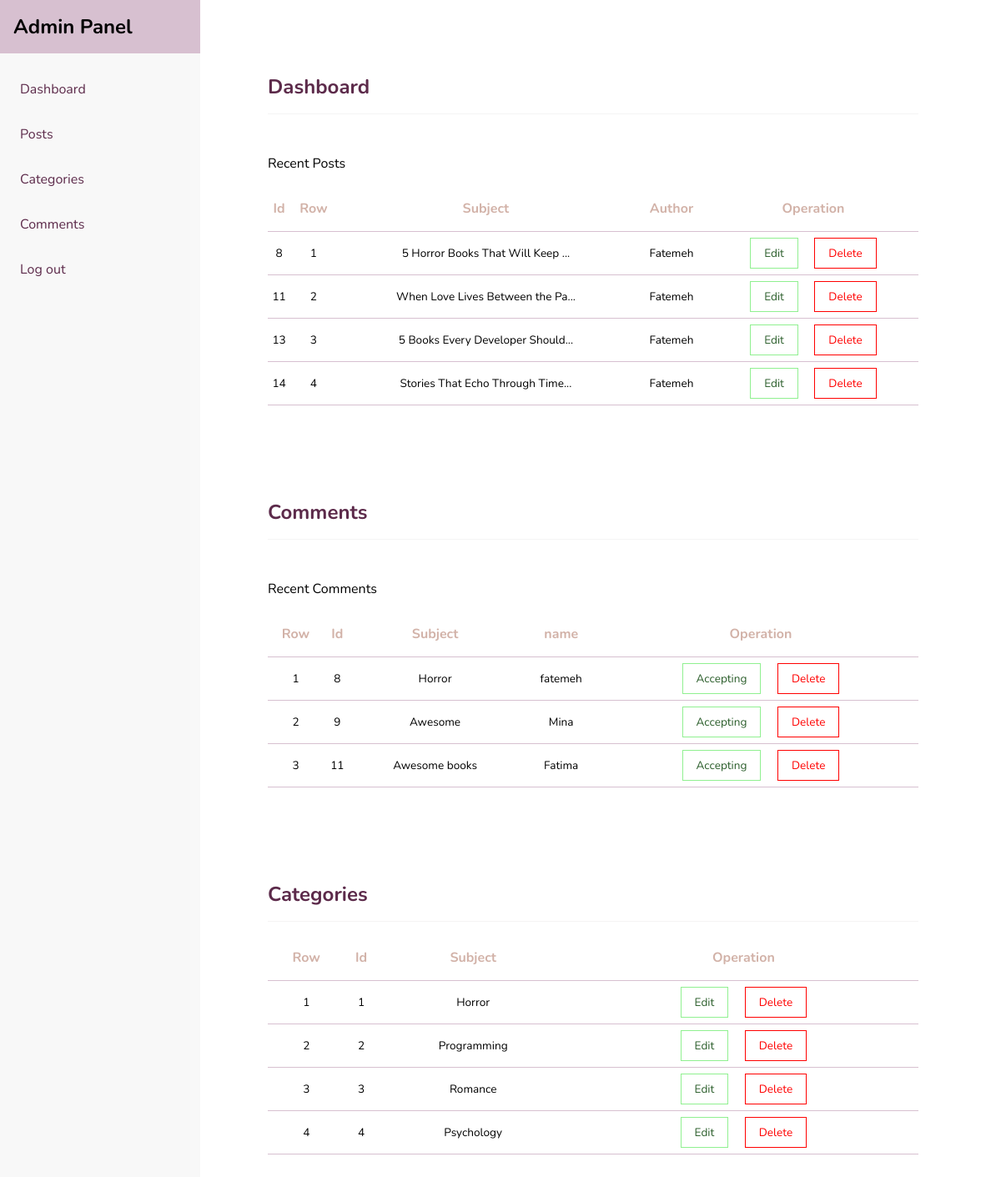
/admin/index.php (signed in), run on the app's committed database.
### tables this page shows
CREATE TABLE `posts` (
  `id` int(11) NOT NULL,
  `title` varchar(255) NOT NULL,
  `content` text NOT NULL,
  `image` varchar(255) NOT NULL,
  `author` varchar(255) NOT NULL,
  `category_id` int(11) NOT NULL,
  `published_date` date DEFAULT NULL,
  `counted_views` int(11) NOT NULL
);

CREATE TABLE `comments` (
  `id` int(11) NOT NULL,
  `name` varchar(255) NOT NULL,
  `body` text NOT NULL,
  `post_id` int(11) NOT NULL,
  `status` tinyint(1) NOT NULL DEFAULT 0,
  `user_email` varchar(255) NOT NULL,
  `subject` varchar(255) NOT NULL,
  `created_date` datetime NOT NULL DEFAULT current_timestamp()
);

CREATE TABLE `categories` (
  `id` int(11) NOT NULL,
  `title` varchar(255) NOT NULL
);

### admin/index.php (the view, shortened to what this page needs)
<?php include 'includes/header.php' ;
$posts = $connection->query("SELECT * FROM posts LIMIT 4");
$comments = $connection->query("SELECT * FROM comments LIMIT 4");
$categories = $connection->query("SELECT * FROM categories LIMIT 4");
?>
<main class="d-flex">
  <?php include 'includes/sidebar.php' ?>
  <div class="content d-flex column-flex">
    <div class="dashboard">
      <h2 class="d_title">Dashboard</h2>
      <p class="recent">Recent Posts</p>
      <table>
        <tr>
          <th>Id</th>
          <th>Row</th>
          <th>Subject</th>
          <th>Author</th>
          <th>Operation</th>
        </tr>
        <?php
        $row = 1;
        foreach ($posts as $post): ?>
          <tr class="row_content">
            <td><?= $post['id'] ?></td>
            <td><?= $row ?></td>
            <td><?= substr($post['title'], 0, 30) . '...' ?></td>
            <td><?= $post['author'] ?></td>
            <td>
              <a href="/booksin/admin/pages/posts/edit.php?id=<?= $post['id'] ?>" id="edit" class="default_btn">Edit</a>
              <a href="index.php?id=<?= $post['id'] ?>&table=posts" id="delete" class="default_btn">Delete</a>
            </td>
          </tr>
        <?php
          $row++;
        endforeach ?>
      </table>
    </div>
     <div class="dashboard">
      <h2 class="d_title">Comments</h2>
      <p class="recent">Recent Comments</p>
      <table>
        <tr>
          <th>Row</th>
          <th>Id</th>
          <th>Subject</th>
          <th>name</th>
          <th>Operation</th>
        </tr>
        <?php
        $row = 1;
        foreach ($comments as $comment): ?>
          <tr class="row_content">
            <td><?= $row ?></td>
            <td><?= $comment['id'] ?></td>
            <td><?= $comment['subject']?></td>
            <td><?= $comment['name'] ?></td>
            <td>
              <a href="#" id="accepting" class="default_btn">Accepting</a>
              <a href="index.php?id=<?= $comment['id'] ?>&table=comments" id="delete" class="default_btn">Delete</a>
            </td>
          </tr>
        <?php
          $row++;
        endforeach ?>
      </table>
    </div>
     <div class="dashboard">
      <h2 class="d_title">Categories</h2>
      <table>
        <tr>
          <th>Row</th>
          <th>Id</th>
          <th>Subject</th>
          <th>Operation</th>
        </tr>
        <?php
        $row = 1;
        foreach ($categories as $category): ?>
          <tr class="row_content">
            <td><?= $row ?></td>
            <td><?= $category['id'] ?></td>
            <td><?= $category['title']?></td>
            <td>
              <a href="/booksin/admin/pages/categories/edit.php?id=<?= $post['category_id'] ?>" id="edit" class="default_btn">Edit</a>
              <a href="index.php?id=<?= $category['id'] ?>&table=categories" id="delete" class="default_btn">Delete</a>
            </td>
          </tr>
        <?php
          $row++;
        endforeach ?>
      </table>
    </div>
  </div>
</main>
</body>
</html>

### admin/includes/header.php (shortened to what this page needs)
<?php
$path = $_SERVER['REQUEST_URI'];
if (str_contains($path, 'pages')) {
    include '../../../includes/db.php';
    include '../../../includes/functions.php';
    $cssPath = '../../statics/index.css';
}
else {
    $cssPath = 'statics/index.css';
}
?>
<!DOCTYPE html>
<html lang="en">
<head>
    <link rel="stylesheet"
          href="https://cdnjs.cloudflare.com/ajax/libs/font-awesome/7.0.1/css/all.min.css">
    <link rel="stylesheet" href="<?= $cssPath ?>">
</head>
<body>

### admin/includes/sidebar.php
<div class="panel d-flex column-flex">
  <div class="title">
    <h1>Admin Panel</h1>
  </div>
  <div class="items d-flex column-flex">
    <a href="/booksin/admin" class="item d-flex">Dashboard</a>
    <a href="/booksin/admin/pages/posts/index.php" class="item d-flex">Posts</a>
    <a href="/booksin/admin/pages/categories/index.php" class="item d-flex">Categories</a>
    <a href="/booksin/admin/pages/comments/index.php" class="item d-flex">Comments</a>
    <a href="/booksin/admin/pages/auth/logout.php" class="item d-flex">Log out</a>
  </div>
</div>

### admin/statics/index.css (style rules this page uses)
:root { --clr-white: #fff; --clr-black: #4d3b3b; --clr-Deep-Plum: #5c2a4a; --clr-Cream-White: #fffcfc; --clr-gray: #f5f4f4; --clr-Mauve-Mist: #d7c0d0; --clr-Dusty-Pink: #e7a6b5; --clr-Warm-Taupe: #d2b2a8; --transition: all 0.35s ease-in-out; --box-shodow: 5px 5px 5px rgba(0, 0, 0, 0.15); }
* { margin: 0; padding: 0; box-sizing: border-box; font-family: Nunito; scroll-behavior: smooth; }
a { text-decoration: none; }
.d-flex { display: flex; }
.column-flex { flex-direction: column; }
.panel { width: 20%; background-color: rgb(248, 248, 248); height: 100%; position: fixed; }
.title { width: 100%; background-color: var(--clr-Mauve-Mist); }
.title h1 { margin: 1rem; font-size: 1.5rem; }
.items { margin-top: 2rem; margin-left: 1.5rem; gap: 2rem; }
.items a { color: var(--clr-Deep-Plum); }
.content { margin-top: 5.5rem; margin-left: 3rem; }
.d_title { color: var(--clr-Deep-Plum); border-bottom: 1px solid var(--clr-gray); padding-bottom: 1rem; }
.recent { margin-top: 3rem; }
.dashboard { width: 65dvw; margin-bottom: 7rem; margin-left: 35%; }
.dashboard table { margin-top: 2rem; width: 100%; border-collapse: collapse; }
.dashboard table tr { border-bottom: 1px solid var(--clr-Mauve-Mist); }
.row_content { font-size: 0.85rem; }
.dashboard table th { color: var(--clr-Warm-Taupe); padding-bottom: 1rem; }
.dashboard table td { padding: 1rem 0; }
.dashboard table th, .dashboard table td { text-align: center; }
.dashboard table td:last-child { white-space: nowrap; }
.default_btn { border: none; padding: 0.5rem 1rem; background: none; }
#edit, #accepting { border: 1px solid rgb(144, 240, 144); color: rgb(43, 94, 43); margin-right: 1rem; }
#delete { border: 1px solid red; color: red; }

### data on the page
posts: id "8", title "5 Horror Books That Will Keep", author "Fatemeh"
posts: id "11", title "When Love Lives Between the Pa", author "Fatemeh"
posts: id "13", title "5 Books Every Developer Should", author "Fatemeh"
posts: id "14", title "Stories That Echo Through Time", author "Fatemeh"
comments: id "8", subject "Horror", name "fatemeh"
comments: id "9", subject "Awesome", name "Mina"
comments: id "11", subject "Awesome books", name "Fatima"
categories: id "1", title "Horror"
categories: id "2", title "Programming"
categories: id "3", title "Romance"
categories: id "4", title "Psychology"
